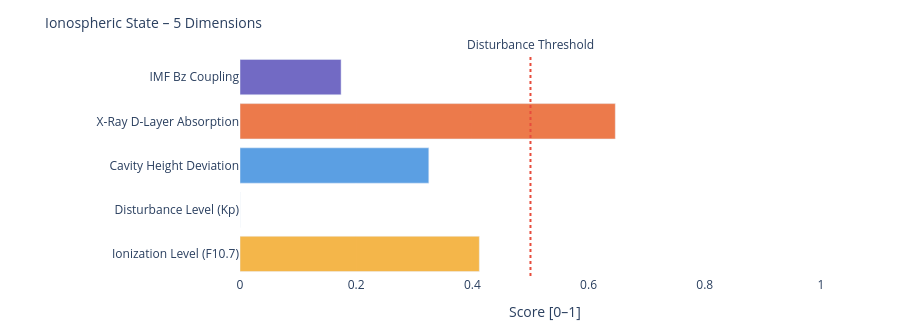

Notebook code for this chart:
### Markdown cell above
---
### 📐 Systemic Insight: Geometric Cavity vs. Real Schumann Resonance

**Relevant for:** Layer 6 = delta analysis &nbsp;|&nbsp; Layer 7 = feature vector / system interpretation

A cavity height change from 80 km to 70 km shifts the **idealized geometric frequencies** only minimally:

| Modus | Aktuell | Referenz | Δ |
|-------|---------|----------|---|
| SR-1 | 10.4762 Hz | 10.4599 Hz | +16 mHz |
| SR-2 | 18.1452 Hz | 18.1171 Hz | +28 mHz |
| SR-3 | 25.6612 Hz | 25.6215 Hz | +40 mHz |
| SR-4 | 33.1285 Hz | 33.0772 Hz | +51 mHz |

The geometric effect is limited because 10 km is very small compared to Earth's radius (~6371 km).

**Consequence:** Real Schumann deviations are likely driven more strongly by **conductivity, damping, day/night structure, lightning distribution and source geometry** than by pure cavity height.

---

**Layer 6 compares:**
```
geometric Δ from Layer 4  vs.  observed Δ from real Schumann measurement data
```

**Layer 7 Feature:**
```
If real Δ >> geometric Δ  →  non-geometric factors dominant
```

### Code cell
# ============================================================
# IONOSPHERIC STATE – Summary gauge
# Five dimensions: ionization, disturbance, cavity height, X-Ray, Bz coupling
# ============================================================

def norm(v, lo, hi):
    if v is None: return None
    return round(max(0.0, min(1.0, (v - lo) / (hi - lo))), 3)

# Ionization level (F10.7 → F2-Layer)
ioniz = norm(f107_val, 60, 250)

# Disturbance level (Kp → E/F-Layer irregularities)
disturb = norm(kp_val, 0, 9)

# Cavity height deviation from reference (80 km)
h_dev = norm(abs(h_eff - 80), 0, 20)

# X-Ray ionization (D-Layer absorption)
xray_ioniz = None
if xray_now is not None:
    xray_ioniz = norm(math.log10(max(xray_now, 1e-9)) + 9, 0, 5)

# Bz coupling (southward Bz → stronger magnetosphere-ionosphere coupling)
bz_coupling = norm(-(bz_now or 0), -5, 30) if bz_now is not None else None

dims = [
    ('Ionization Level (F10.7)',    ioniz,      '#F2A623'),
    ('Disturbance Level (Kp)',      disturb,    '#7F77DD'),
    ('Cavity Height Deviation',     h_dev,      '#378ADD'),
    ('X-Ray D-Layer Absorption',    xray_ioniz, '#E85D24'),
    ('IMF Bz Coupling',             bz_coupling,'#534AB7'),
]

fig = go.Figure()
for name, val, col in dims:
    if val is not None:
        h = int(val * 20)
        bar = '█' * h + '░' * (20 - h)
        label = f'{name}:  {bar}  {val:.3f}'
    else:
        label = f'{name}:  {"─" * 20}  n/a'
    fig.add_trace(go.Bar(
        x=[val if val is not None else 0],
        y=[name],
        orientation='h',
        marker_color=col, opacity=0.82,
        showlegend=False
    ))

fig.add_vline(x=0.5, line_dash='dot', line_color='#e74c3c',
              annotation_text='Disturbance Threshold', annotation_position='top')
fig.update_layout(
    title=dict(text='Ionospheric State – 5 Dimensions', font=dict(size=14)),
    xaxis=dict(title='Score [0–1]', range=[0, 1.05]),
    height=330, plot_bgcolor='rgba(0,0,0,0)', paper_bgcolor='rgba(0,0,0,0)',
    margin=dict(l=240, r=50, t=55, b=40)
)
fig.show()

print(f'\nIonospheric state:')
for name, val, _ in dims:
    print(f'  {name:<35} {val:.3f}' if val is not None else f'  {name:<35} n/a')

### Figure 1 — Plotly figure (JSON) as saved in the notebook; plotly's stock layout.template omitted (floating-point values rounded to 4 significant figures)
{"data": [{"marker": {"color": "#F2A623"}, "opacity": 0.82, "orientation": "h", "showlegend": false, "type": "bar", "x": [0.412], "y": ["Ionization Level (F10.7)"]}, {"marker": {"color": "#7F77DD"}, "opacity": 0.82, "orientation": "h", "showlegend": false, "type": "bar", "x": [0.0], "y": ["Disturbance Level (Kp)"]}, {"marker": {"color": "#378ADD"}, "opacity": 0.82, "orientation": "h", "showlegend": false, "type": "bar", "x": [0.325], "y": ["Cavity Height Deviation"]}, {"marker": {"color": "#E85D24"}, "opacity": 0.82, "orientation": "h", "showlegend": false, "type": "bar", "x": [0.646], "y": ["X-Ray D-Layer Absorption"]}, {"marker": {"color": "#534AB7"}, "opacity": 0.82, "orientation": "h", "showlegend": false, "type": "bar", "x": [0.174], "y": ["IMF Bz Coupling"]}], "layout": {"annotations": [{"showarrow": false, "text": "Disturbance Threshold", "x": 0.5, "xanchor": "center", "xref": "x", "y": 1, "yanchor": "bottom", "yref": "y domain"}], "height": 330, "margin": {"b": 40, "l": 240, "r": 50, "t": 55}, "paper_bgcolor": "rgba(0,0,0,0)", "plot_bgcolor": "rgba(0,0,0,0)", "shapes": [{"line": {"color": "#e74c3c", "dash": "dot"}, "type": "line", "x0": 0.5, "x1": 0.5, "xref": "x", "y0": 0, "y1": 1, "yref": "y domain"}], "title": {"font": {"size": 14}, "text": "Ionospheric State – 5 Dimensions"}, "xaxis": {"range": [0, 1.05], "title": {"text": "Score [0–1]"}}}}
